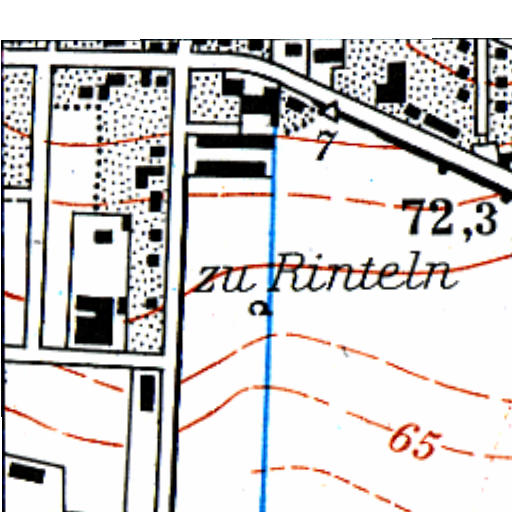
#> input picture smolsam/sigspatial_assets/imgs/3821_1974_0_0.png, 512 x 512 px, given as the content of the folder /home/yuan/data/HisMap/Bayern/processed/maps, which was not available
$ python generate_smolsam.py
#> lines starting #> are read from the running program, lines starting #| are printed output that depends on the picture
import os

import cv2
import numpy as np


def generate_smolsam_data(indir, img_size=384, margin=0):
#> called with indir = '/home/yuan/data/HisMap/Bayern/processed', img_size = 384, margin = 0
    outdir = indir.replace('processed', 'smolsam')
    os.makedirs(os.path.join(outdir, 'imgs'), exist_ok=True)
    os.makedirs(os.path.join(outdir, 'lbls'), exist_ok=True)

    mapfiles = os.listdir(os.path.join(indir, 'maps'))

    for mf in mapfiles:
        _, sheet, _, year = mf.split('.')[0].split('_')[:4]
        name = f"{sheet}_{year}"
        MAP = cv2.imread(os.path.join(indir, 'maps', mf))
#> MAP is the input picture: shape (512, 512, 3); mean B, G, R 209.1, 209.3, 211.6
        LABEL = cv2.imread(os.path.join(indir, 'lbls', mf), cv2.IMREAD_GRAYSCALE)
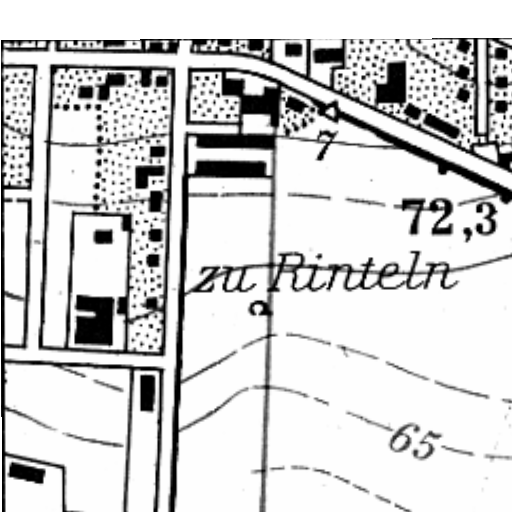
#> LABEL: shape (512, 512); min 0, max 255, mean 209.8

        H, W = min(MAP.shape[0], LABEL.shape[0]), min(MAP.shape[1], LABEL.shape[1])
#> H = 512; W = 512
        x = np.arange(0, W, img_size-margin)
#> x = [0, 384]
        y = np.arange(0, H, img_size-margin)
#> y = [0, 384]
        x[-1] = W - img_size
        y[-1] = H - img_size
        yy, xx = np.meshgrid(x, y)
#> yy = [[0, 128], [0, 128]]; xx = [[0, 0], [128, 128]]
        xys = np.vstack((xx.flatten(), yy.flatten())).T
#> xys = [[0, 0], [0, 128], [128, 0], [128, 128]]

        for xy in xys:
            img = MAP[xy[0]:xy[0] + img_size, xy[1]:xy[1] + img_size]
            lbl = LABEL[xy[0]:xy[0] + img_size, xy[1]:xy[1] + img_size]
            if img.ndim == 2:
                img = img[..., np.newaxis].repeat(3, axis=2)
            img = np.pad(img, ((0, img_size - img.shape[0]), (0, img_size - img.shape[1]), (0, 0)),
                         'constant', constant_values=0)
            lbl = np.pad(lbl, ((0, img_size - lbl.shape[0]), (0, img_size - lbl.shape[1])),
                         'constant', constant_values=255)

            cv2.imwrite(os.path.join(outdir, 'imgs', f'{name}_{xy[0]}_{xy[1]}.png'), img)
            cv2.imwrite(os.path.join(outdir, 'lbls', f'{name}_{xy[0]}_{xy[1]}.png'), lbl)
#> this loop made 4 passes
#> pass 1, in generate_smolsam_data, `img = MAP[xy[0]:xy[0] + img_size, xy[1]:xy[1] + img_size]`:
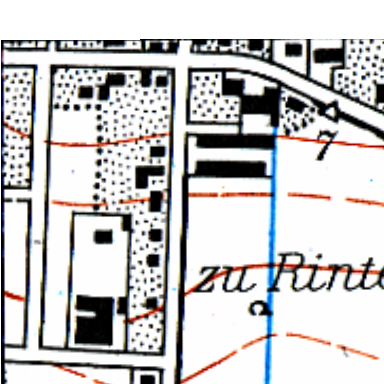
#> img: shape (384, 384, 3); mean B, G, R 200.1, 199.9, 201.2
#> pass 1, in generate_smolsam_data, `lbl = LABEL[xy[0]:xy[0] + img_size, xy[1]:xy[1] + img_size]`:
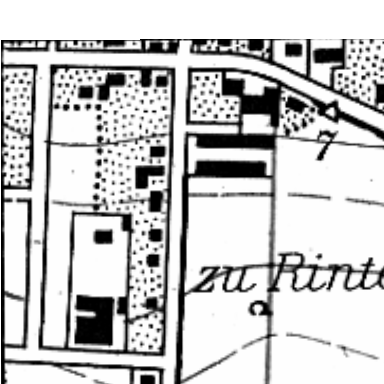
#> lbl: shape (384, 384); min 0, max 255, mean 200.1
#> pass 2, in generate_smolsam_data, `img = MAP[xy[0]:xy[0] + img_size, xy[1]:xy[1] + img_size]`:
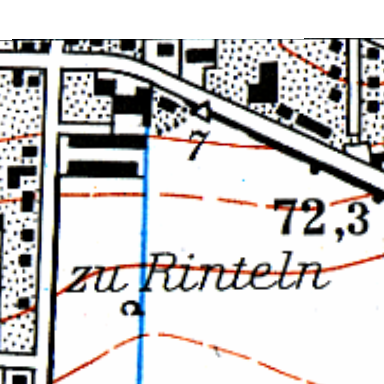
#> img: shape (384, 384, 3); mean B, G, R 203, 203.1, 204.9
#> pass 2, in generate_smolsam_data, `lbl = LABEL[xy[0]:xy[0] + img_size, xy[1]:xy[1] + img_size]`:
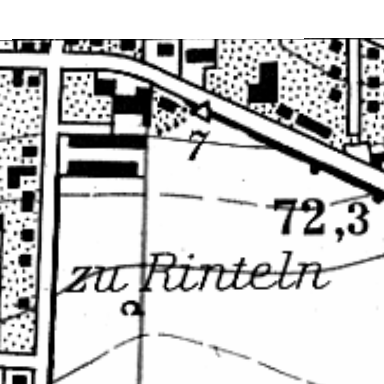
#> lbl: shape (384, 384); min 0, max 255, mean 203.4
#> after the loop:
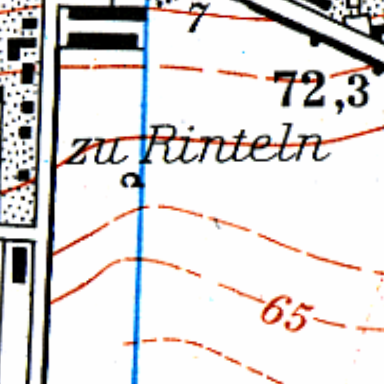
#> img: shape (384, 384, 3); mean B, G, R 218, 218.2, 221.4

if __name__ == '__main__':
    generate_smolsam_data("/home/yuan/data/HisMap/Bayern/processed")
